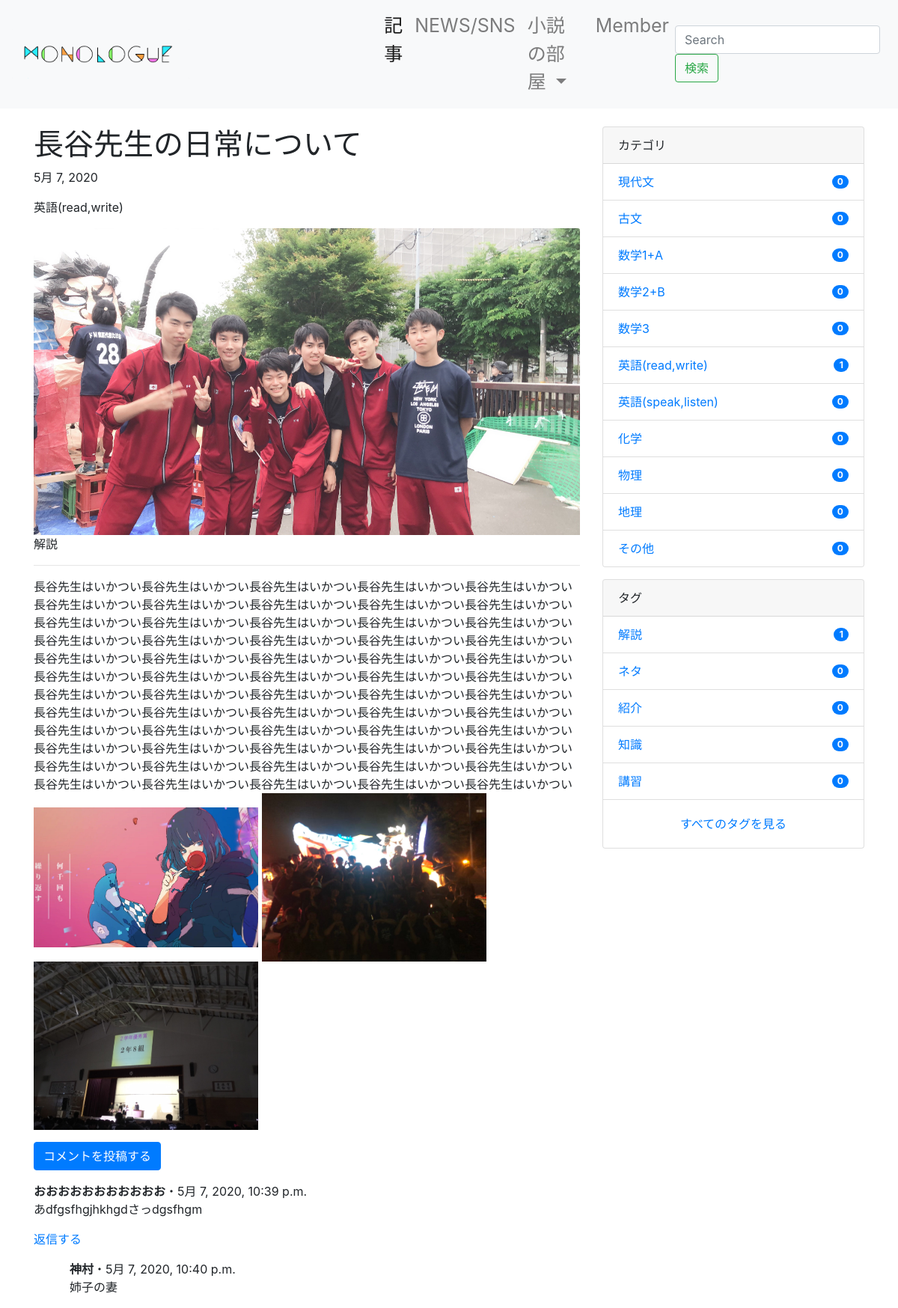
Screenshot of /post/9/ with the database file from the repository.
### blog/models.py (models this page shows, shortened)
class Post(models.Model):
    category = models.ForeignKey(Category, on_delete=models.PROTECT)
    tags = models.ManyToManyField(Tag, blank=True)
    title = models.CharField(max_length=255)
    content = models.TextField()
    description = models.TextField(blank=True)
    image = models.ImageField(
        upload_to='post_images/', null=True, blank=False)
    created_at = models.DateTimeField(auto_now_add=True)
    updated_at = models.DateTimeField(auto_now=True)
    published_at = models.DateTimeField(blank=True, null=True)
    is_public = models.BooleanField(default=False)
    class Meta:
        ordering = ['-created_at']
    def __str__(self):
        return self.title

class Category(models.Model):
    name = models.CharField(max_length=255)
    slug = models.SlugField(unique=True)
    timestamp = models.DateTimeField(auto_now_add=True)

class Tag(models.Model):
    name = models.CharField(max_length=255)
    slug = models.SlugField(unique=True)
    timestamp = models.DateTimeField(auto_now_add=True)

class ContentImage(models.Model):
    post = models.ForeignKey(Post, on_delete=models.PROTECT)
    image = models.ImageField(upload_to="post_content_images/")

class Comment(models.Model):
    post = models.ForeignKey(
        Post, on_delete=models.CASCADE, related_name='comments')
    author = models.CharField(max_length=50)
    text = models.TextField()
    timestamp = models.DateTimeField(auto_now_add=True)
    approved = models.BooleanField(default=False)
    class Meta:
        ordering = ['-timestamp']

class Reply(models.Model):
    comment = models.ForeignKey(
        Comment, on_delete=models.CASCADE, related_name='replies')
    author = models.CharField(max_length=50)
    text = models.TextField()
    timestamp = models.DateTimeField(auto_now_add=True)
    approved = models.BooleanField(default=False)

### blog/views.py (the view)
# urls.py: path('post/<int:pk>/', PostDetailView.as_view(), name='post_detail'),
class PostDetailView(DetailView):
    model = Post
    def get_context_data(self, **kwargs):
        context = super().get_context_data(**kwargs)
        print(context['post'])
        context['image'] = ContentImage.objects.filter(post=context['post'])
        print(context['image'])
        return context
    def get_object(self,queryset=None):
        obj = super().get_object(queryset=queryset)
        if not obj.is_public and not self.request.user.is_authenticated:
            raise Http404
        return obj

### dbsite/context_processors.py (called while the page is built)
def common(request):
    context = {
        'categories': Category.objects.annotate(
            num_posts=Count('post', filter=Q(post__is_public=True))),
        'tags': Tag.objects.annotate(
            num_posts=Count('post', filter=Q(post__is_public=True))),
    }
    return context

### blog/templates/blog/post_detail.html (shortened to what this page needs)
{% extends "base.html" %}
{% block content %}
<div class="container">
  <div class="row">
    <main class="col-md-8">
      <article class="blog-area">
        <h1>{{ object.title }}</h1>
        <p>{{ object.published_at|date }}</p>
        <p>{{ object.category.name }}</p>
        <img class="card-img-top" src="{{ post.image.url }}" alt="{{ post }}">
        {% for tag in object.tags.all %}
        {{ tag.name }}
        {% endfor %}
        <hr>
        {{ object.content|safe }}
        {% for i in image %}
          <img class="article-img" src="/media/{{ i.image }}"></img>
        {% endfor %}
      </article>
      <article class="comment-area">
        <a class="btn btn-primary my-3" href="{% url 'blog:comment_form' post.pk %}">コメントを投稿する</a>
        {% include "blog/snippets/comments.html" %}
      </article>
    </main>
    <aside class="col-md-4">
      {% include "blog/snippets/sidebar.html" %}
    </aside>
  </div>
</div>
{% endblock %}

### blog/templates/blog/snippets/comments.html (shortened to what this page needs)
{% for comment in post.comments.all %}
{% if user.is_authenticated or comment.approved %}
<div class="comment">
  <strong>{{ comment.author }}</strong>・{{ comment.timestamp }}
  <p>{{ comment.text|linebreaksbr }}</p>
  <p>
    <a href="{% url 'blog:reply_form' comment.pk %}">返信する</a>
  </p>
  {% for reply in comment.replies.all %}
  {% if user.is_authenticated or reply.approved %}
  <div class="reply ml-5">
    <strong>{{ reply.author }}</strong>・{{ reply.timestamp }}
    <p>{{ reply.text|linebreaksbr }}</p>
  </div>
  {% endif %}
  {% endfor %}
</div>
{% endif %}
{% endfor %}

### blog/templates/blog/snippets/sidebar.html
<div class="card mb-3">
  <div class="card-header">
    カテゴリ
  </div>
  <ul class="list-group list-group-flush">
    {% for category in categories|dictsort:"id" %}
    <li class="list-group-item d-flex justify-content-between align-items-center">
      <a href="{% url 'blog:category_post' category.slug %}" class="card-link">{{ category.name }}</a>
      <span class="badge badge-primary badge-pill">{{ category.num_posts }}</span>
    </li>
    {% endfor %}
  </ul>
</div>
<div class="card">
  <div class="card-header">
    タグ
  </div>
  <ul class="list-group list-group-flush">
    {% for tag in tags|dictsortreversed:"num_posts"|slice:":5" %}
    <li class="list-group-item d-flex justify-content-between align-items-center">
      <a href="{% url 'blog:tag_post' tag.slug %}" class="card-link">{{ tag.name }}</a>
      <span class="badge badge-primary badge-pill">{{ tag.num_posts }}</span>
    </li>
    {% endfor %}
  </ul>
  <div class="card-body text-center">
    <a href="{% url 'blog:tag_list' %}" class="card-link">すべてのタグを見る</a>
  </div>
</div>

### blog/static/blog.css (style rules this page uses)
.article-img { width: 300px; }

### rows the page displays
Post: title "長谷先生の日常について", published_at "5月 7, 2020", category.name "英語(read,write)", image (picture), content "長谷先生はいかつい長谷先生はいかつい長谷先生はいかつい長谷先生はいかつい長谷先生はいかつい長谷先生はいかつい長谷先生はいかつい長谷先生はいかつい長谷先生はいかつい長谷先生はいかつい長谷先生はいかつい長谷先生はいかつい長谷先生はいかつい長谷先生はいかつい長谷先生はいかつい長谷先生はいかつい長谷先生はいかつい長谷先生はいかつい長谷先生はいかつい長谷先生はいかつい長谷先生はいかつい長谷先生はいかつい長谷先生はいかつい長谷先生はいかつい長谷先生はいかつい長谷先生はいかつい長谷先生はいかつい長谷先生はいかつい長谷先生はいかつい長谷先生はいかつい長谷先生はいかつい長谷先生はいかつい長谷先生はいかつい長谷先生はいかつい長谷先生はいかつい長谷先生はいかつい長谷先生はいかつい長谷先生はいかつい長谷先生はいかつい長谷先生はいかつい長谷先生はいかつい長谷先生はいかつい長谷先生はいかつい長谷先生はいかつい長谷先生はいかつい長谷先生はいかつい長谷先生はいかつい長谷先生はいかつい長谷先生はいかつい長谷先生はいかつい長谷先生はいかつい長谷先生はいかつい長谷先生はいかつい長谷先生はいかつい長谷先生はいかつい長谷先生はいかつい長谷先生はいかつい長谷先生はいかつい長谷先生はいかつい長谷先生はいかつい"
Tag: name "解説", num_posts "1"
ContentImage: image (picture)
ContentImage: image (picture)
ContentImage: image (picture)
Comment: author "おおおおおおおおおおお", timestamp "5月 7, 2020, 10:39 p.m.", text "あdfgsfhgjhkhgdさっdgsfhgm"
Reply: author "神村", timestamp "5月 7, 2020, 10:40 p.m.", text "姉子の妻"
Category: name "現代文", num_posts "0"
Category: name "古文", num_posts "0"
Category: name "数学1+A", num_posts "0"
Category: name "数学2+B", num_posts "0"
Category: name "数学3", num_posts "0"
Category: name "英語(read,write)", num_posts "1"
Category: name "英語(speak,listen)", num_posts "0"
Category: name "化学", num_posts "0"
Category: name "物理", num_posts "0"
Category: name "地理", num_posts "0"
Category: name "その他", num_posts "0"
Tag: name "ネタ", num_posts "0"
Tag: name "紹介", num_posts "0"
Tag: name "知識", num_posts "0"
Tag: name "講習", num_posts "0"
